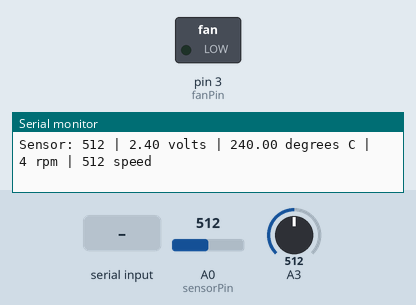
This sketch was run on a simulated Arduino Uno, built with avr-gcc and run on an emulated ATmega328P. On the bench: switched loads named in the sketch (green lamp = pin HIGH), the last lines printed to the serial monitor. The test bench sets the inputs (shaded band); at power-on: A0 (sensorPin) = 512, A3 = 512.

Above: at 1.2 s.
1.3 s: "90,45\n" received over Serial
At 6.2 s:
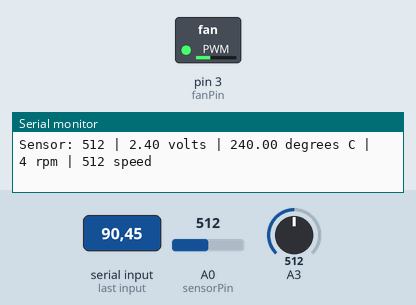
6.5 s: "30,150\n" received over Serial
At 11.2 s:
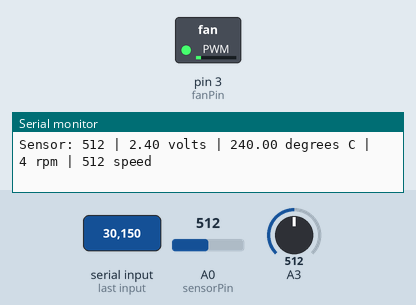
11.5 s: "200\n" received over Serial
At 16.2 s:
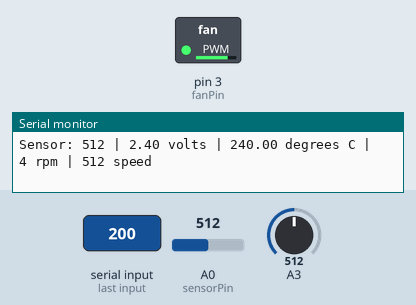
16.5 s: "90\n" received over Serial
At 20.3 s:
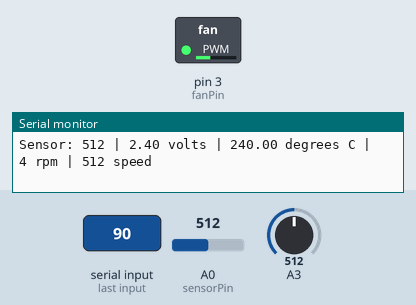
Timing chart, 0 to 21.8 s (numbered marks = the images above; inputs shaded):
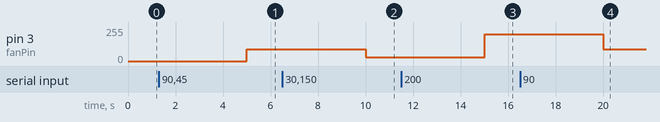

The sketch:

proyecto_control.ino
```cpp
// Sensor de temperatura
#define sensorPin A0
// Control de ventilador
const int fanPin = 3; // PWM pin for fan control
const int reading_speed = 4;
// Tachometro para medir la velocidad

void setup()
{
  // put your setup code here, to run once:
  Serial.begin(9600);
  pinMode(fanPin, OUTPUT);
  pinMode(reading_speed, INPUT);
}
void loop()
{
  // put your main code here, to run repeatedly:
  int reading_sensor = analogRead(sensorPin);
  float voltage = (reading_sensor)* 4.8 / 1024;
  float temperatureC = (voltage * 100);

  // Receive fan speed command from Python
  if (Serial.available() > 0)
  {
    String input = Serial.readStringUntil('\n'); // Read the input string until a newline character is received
    input.trim();                                // Remove leading/trailing whitespace

    if (input.length() > 0)
    {
      int fanSpeed = input.toInt(); // Convert the input string to an integer

      // Ensure the fan speed value is within the valid range
      if (fanSpeed >= 0 && fanSpeed <= 255)
      {
        analogWrite(fanPin, fanSpeed); // Set the fan speed
      }
    }
  }
  Serial.print("Sensor: ");
  Serial.print(reading_sensor);
  Serial.print(" | ");
  Serial.print(voltage);
  Serial.print(" volts | ");
  Serial.print(temperatureC);
  Serial.print(" degrees C | ");
  Serial.print(reading_speed);
  Serial.print(" rpm | ");
  Serial.print(analogRead(fanPin));
  Serial.print(" speed \n");

  delay(5000);
}
```

Measured:
- after the input at 1.3 s, pin 3 (fanPin): 0/255 → 90/255 after 3.7 s
- after the input at 6.5 s, pin 3 (fanPin): 90/255 → 30/255 after 3.5 s
- after the input at 11.5 s, pin 3 (fanPin): 30/255 → 200/255 after 3.5 s
- after the input at 16.5 s, pin 3 (fanPin): 200/255 → 90/255 after 3.5 s
